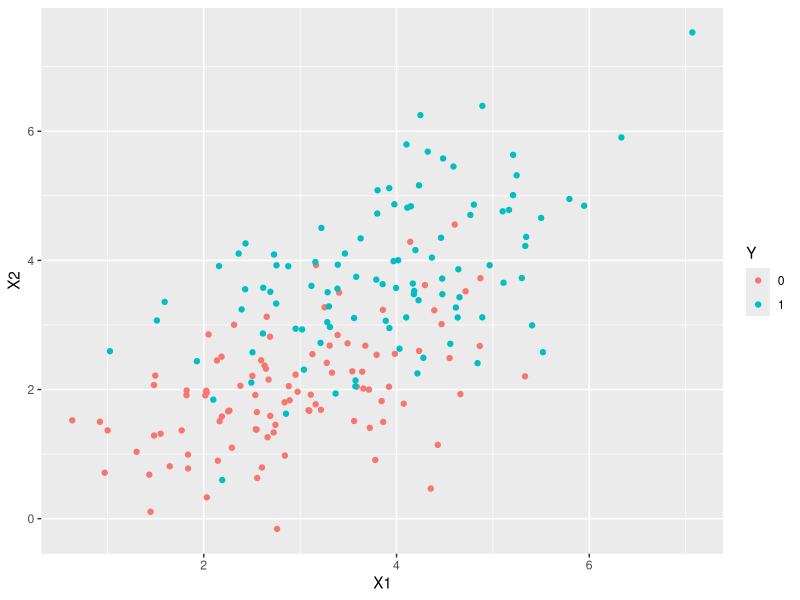
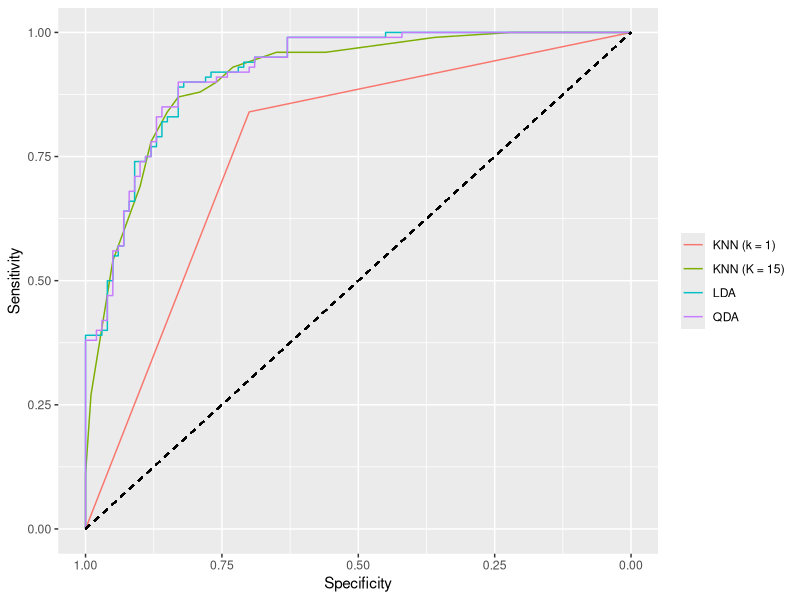
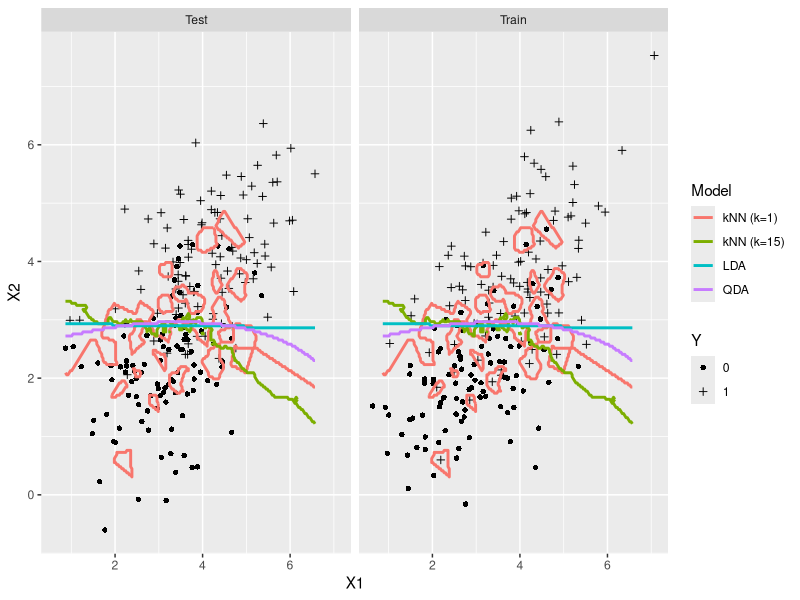

Write the R code that produced these figures, in order.
## ---- chunk 1
library(tidyverse)
library(mvtnorm)
library(caret)
library(MASS)
library(pROC)
## ---- chunk 2
# Means for two classes
mu0 = c(3, 2)
mu1 = c(4, 4)
# Shared covariance matrix.
Sigma = matrix(c(1, 0.5, 0.5, 1), nrow = 2)

# Simulate 200 observations from each class and create vector of labels
set.seed(1)
sim_dat = data.frame(Y = factor(rep(c(0, 1), each = 200)), 
                     rbind(mvrnorm(200, mu0, Sigma), 
                           mvrnorm(200, mu1, Sigma)))

# Take a peek at the simulated data
head(sim_dat)
## ---- chunk 3
set.seed(4)
sim_index_train = createDataPartition(y = sim_dat$Y, 
                                      times = 1, p = 0.5, list = FALSE)
sim_train_set = slice(sim_dat, sim_index_train)
sim_test_set = slice(sim_dat, -sim_index_train)
## ---- chunk 4
ggplot() +
  geom_point(aes(x = X1, y = X2, color = Y), data = sim_train_set) + 
  scale_shape_manual(values = c(16, 3))
## ---- chunk 5
fit_knn1 = knn3(Y ~ X1 + X2, data = sim_train_set, k = 1)
fit_knn15 = knn3(Y ~ X1 + X2, data = sim_train_set, k = 15)
## ---- chunk 6
probs_knn1 = predict(fit_knn1, newdata = sim_test_set)[,2]
probs_knn15 = predict(fit_knn15, newdata = sim_test_set)[,2]
## ---- chunk 7
fit_lda = lda(Y ~ X1 + X2, data = sim_train_set)
fit_qda = qda(Y ~ X1 + X2, data = sim_train_set)
## ---- chunk 8
probs_lda = predict(fit_lda, newdata = sim_test_set)$posterior[,2]
probs_qda = predict(fit_qda, newdata = sim_test_set)$posterior[,2]
## ---- chunk 9
roc_knn1 = roc(sim_test_set$Y, probs_knn1)
roc_knn15 = roc(sim_test_set$Y, probs_knn15)
roc_lda = roc(sim_test_set$Y, probs_lda)
roc_qda = roc(sim_test_set$Y, probs_qda)
## ---- chunk 10
ggroc(list("KNN (k = 1)" = roc_knn1, 
           "KNN (K = 15)" = roc_knn15,
           "LDA" = roc_lda,
           "QDA" = roc_qda)) +
  theme(legend.title = element_blank()) +
  geom_segment(aes(x = 1, xend = 0, y = 0, yend = 1), color = "black", linetype = "dashed") +
  ylab("Sensitivity") +
  xlab("Specificity") 
## ---- chunk 11
auc(sim_test_set$Y, probs_knn1)
auc(sim_test_set$Y, probs_knn15)
auc(sim_test_set$Y, probs_lda)
auc(sim_test_set$Y, probs_qda)
## ---- chunk 12
roc_knn1$auc
roc_knn15$auc
roc_lda$auc
roc_qda$auc
## ---- chunk 13
# Create a grid of X1 and X2 values that span the space of the test set
grid <- expand.grid(seq(min(sim_test_set$X1), 
                        max(sim_test_set$X1), length=200), 
                    seq(min(sim_test_set$X2), 
                        max(sim_test_set$X2), length=200))
colnames(grid) <- c("X1", "X2")

# Predict class labels on all values in the grid for each model
boundary_df <- 
  data.frame(
    grid, 
    knn1 = predict(fit_knn1, newdata = grid, type="class"), 
    knn15 = predict(fit_knn15, newdata = grid, type="class"), 
    lda = predict(fit_lda, newdata = grid)$class, 
    qda = predict(fit_qda, newdata = grid)$class
  )

# Scatterplot of test set observations
# Overlay contour plot to draw decision boundaries
df_contours <- 
  boundary_df %>% 
  pivot_longer(cols = c(knn1, knn15, lda, qda),
               names_to = 'model',
               values_to = 'pred')

df_plot <- 
  bind_rows(
    sim_test_set %>% mutate('dataset' = 'Test'),
    sim_train_set %>% mutate('dataset' = 'Train')
  )

ggplot(df_plot) + 
  facet_wrap(~dataset) + 
  geom_point(aes(x = X1, y = X2, shape = Y)) +
  stat_contour(data = df_contours, aes(x = X1, y = X2, z = as.numeric(pred), color = model), 
               lwd = 1, breaks=c(1, 2, 3)) + 
  scale_shape_manual(values = c(16, 3)) +
  scale_color_discrete(name = "Model", 
                       labels = c("kNN (k=1)", "kNN (k=15)", "LDA", "QDA"))
